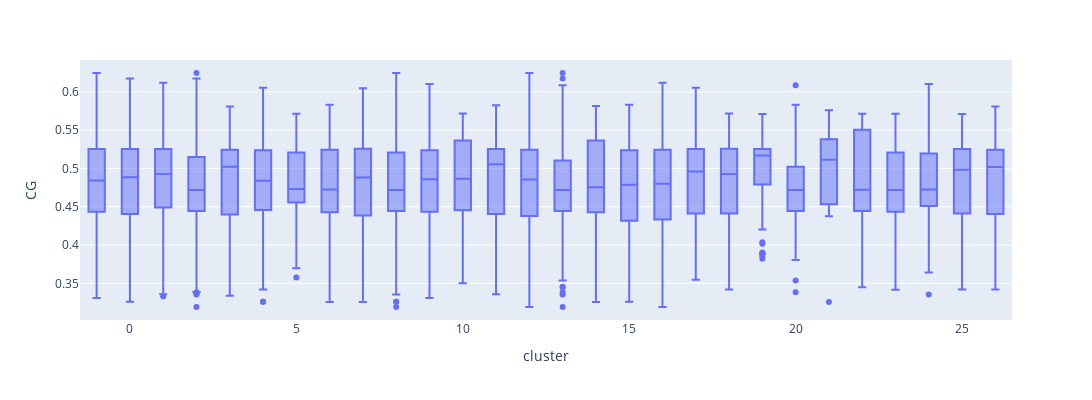

The cell this chart's notebook holds for it:
### Code cell
fig = px.box(df, x="cluster", y="CG")
fig.update_layout(
    autosize=False,
    width=1500,
    height=400,
)
fig.show()

### Figure 1 — Plotly figure (JSON) as saved in the notebook; plotly's stock layout.template omitted (floating-point values rounded to 4 significant figures; data arrays with more than 128 entries replaced by an {"elided": "..."} marker saying what was removed)
{"data": [{"alignmentgroup": "True", "hovertemplate": "cluster=%{x}<br>CG=%{y}<extra></extra>", "legendgroup": "", "marker": {"color": "#636efa"}, "name": "", "notched": false, "offsetgroup": "", "orientation": "v", "showlegend": false, "x": {"elided": "35115 int values"}, "x0": " ", "xaxis": "x", "y": {"elided": "35115 float values"}, "y0": " ", "yaxis": "y", "type": "box"}], "layout": {"xaxis": {"anchor": "y", "domain": [0.0, 1.0], "title": {"text": "cluster"}}, "yaxis": {"anchor": "x", "domain": [0.0, 1.0], "title": {"text": "CG"}}, "legend": {"tracegroupgap": 0}, "margin": {"t": 60}, "boxmode": "group", "autosize": false, "width": 1500, "height": 400}}
